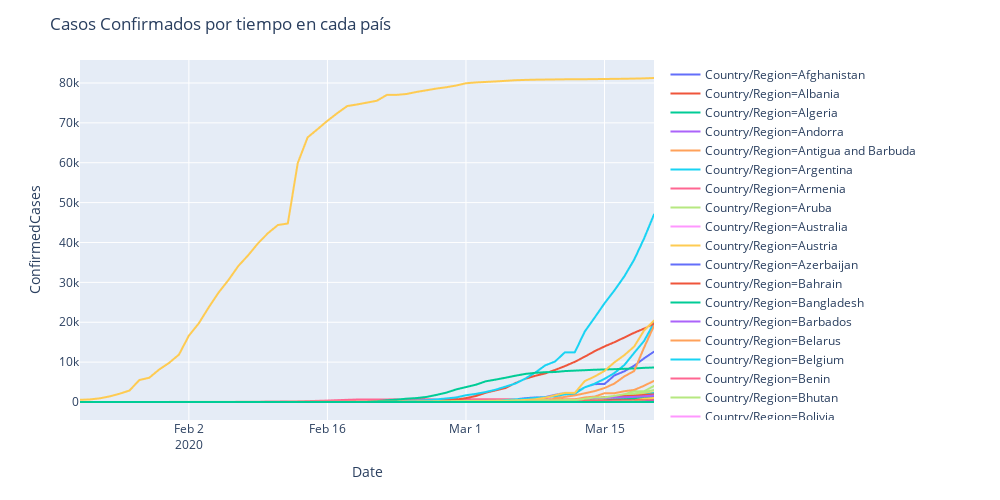

This figure's notebook cell:
### Code cell
import IPython
IPython.get_ipython().events.register('pre_run_cell', configure_plotly_browser_state)
import plotly.graph_objs as go
import plotly.express as px
from plotly.subplots import make_subplots
from plotly.offline import iplot, init_notebook_mode, plot
# Using plotly + cufflinks in offline mode
import cufflinks
cufflinks.go_offline(connected=True)
init_notebook_mode(connected=True)

fig = px.line(train_agg, x='Date', y='ConfirmedCases', color="Country/Region", hover_name="Country/Region")
fig.update_layout(autosize=False,width=1000,height=500,title='Casos Confirmados por tiempo en cada país')
fig.show()
